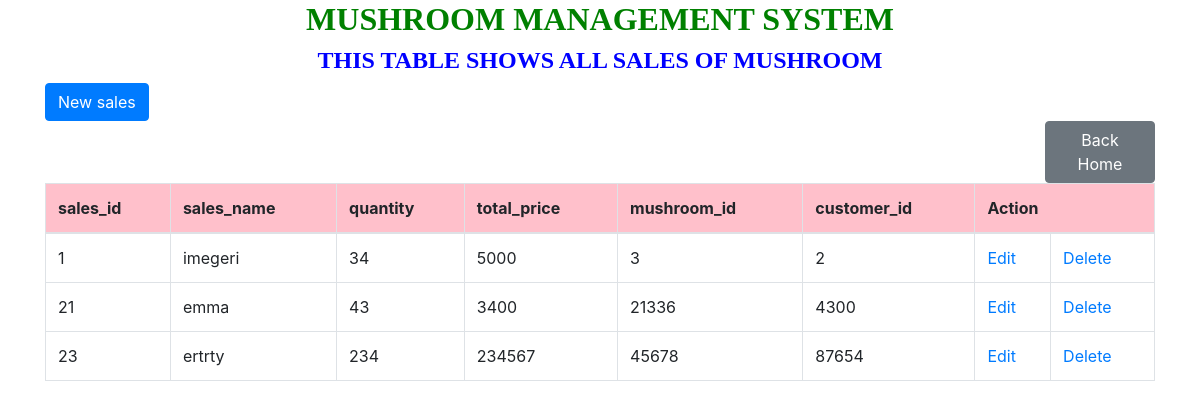
The page /viewsales.php on the database its author committed.
### tables this page shows
CREATE TABLE IF NOT EXISTS `sales` (
  `sales_id` int(12) NOT NULL AUTO_INCREMENT,
  `sales_name` varchar(200) NOT NULL,
  `quantity` int(18) NOT NULL,
  `total_price` int(12) NOT NULL,
  `mushroom_id` int(16) NOT NULL,
  `customer_id` int(12) NOT NULL,
  PRIMARY KEY (`sales_id`)
);

### viewsales.php (the view, shortened to what this page needs)
<!DOCTYPE html>
<html>
<head>
    <link href="https://stackpath.bootstrapcdn.com/bootstrap/4.5.2/css/bootstrap.min.css" rel="stylesheet">
</head>
<body>
    <div class="container">
        <h2 style="text-align: center; font-family: century; font-weight: bold; color: green;">MUSHROOM MANAGEMENT SYSTEM</h2>
        <h4 style="text-align: center; font-family: century; font-weight: bold; color:blue;">THIS TABLE SHOWS ALL SALES OF MUSHROOM </h4>
        <a href="sales.html" class="btn btn-primary" style="margin-top: 0px;">New sales</a>
        <a href="home.html" class="btn btn-secondary" style="margin-left: 1000px;">Back Home</a>
        <table class="table table-bordered" style="margin-left:0px;">
            <thead bgcolor="pink">
                <tr>
                    <th>sales_id</th>
                    <th>sales_name</th>
                    <th>quantity</th>
                    <th>total_price</th>
                    <th>mushroom_id</th>
                    <th>customer_id</th>
                    <th colspan="2">Action</th>
                </tr>
            </thead>
            <tbody>
                <?php
                include "databaseconnection.php";
                $sql = "SELECT * FROM sales";
                $result = $connection->query($sql);
                while ($row = $result->fetch_assoc()) {
                    echo "
                    <tr>
                        <td>{$row['sales_id']}</td>
                        <td>{$row['sales_name']}</td>
                        <td>{$row['quantity']}</td>
                        <td>{$row['total_price']}</td>
                        <td>{$row['mushroom_id']}</td>
                        <td>{$row['customer_id']}</td>
                        <td>
                            <a href='updatesales.php?sales_id={$row['sales_id']} class='btn btn-primary btn-sm'>Edit</a></td>
                            <td>
                            <a href='deletesales.php?sales_id={$row['sales_id']} class='btn btn-danger btn-sm'>Delete</a>
                        </td>
                    </tr>
                    ";
                }
                ?>
            </tbody>
        </table>
    </div>
</body>
</html>

### rows shown on the page
sales: sales_id "1", sales_name "imegeri", quantity "34", total_price "5000", mushroom "3", customer "2"
sales: sales_id "21", sales_name "emma", quantity "43", total_price "3400", mushroom "21336", customer "4300"
sales: sales_id "23", sales_name "ertrty", quantity "234", total_price "234567", mushroom "45678", customer "87654"
